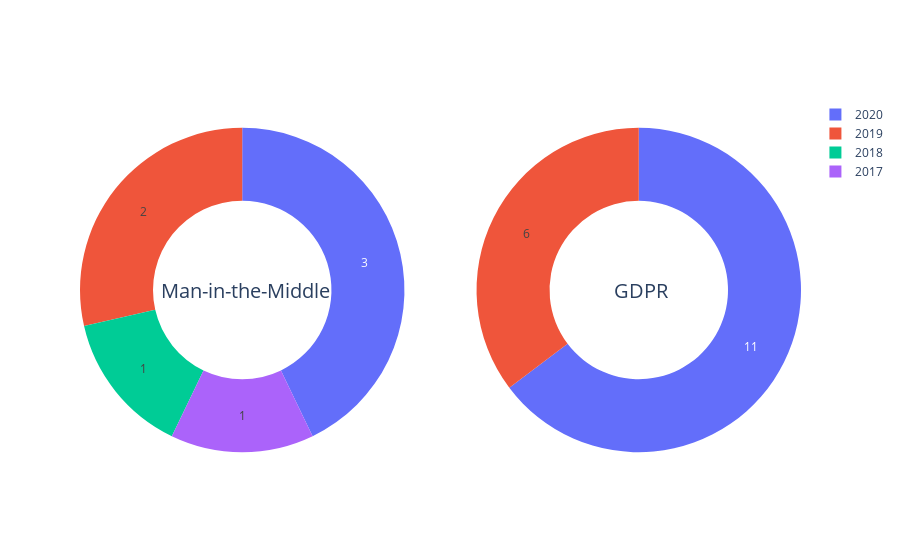

Notebook code for this chart:
### Code cell
import plotly.graph_objects as go
from plotly.subplots import make_subplots


name1 = "Man-in-the-Middle"
name2 = "GDPR"

labels = ['2020', '2019', '2018', '2017', '2016', '2015', '2014', '2013', '2012', '2011', '2010', '2009', '2008',]
values = [3,2,1,1]

val=[11,6]


fig = make_subplots(rows=1, cols=2, specs=[[{'type':'domain'}, {'type':'domain'}]])
fig.add_trace(go.Pie(labels=labels, textinfo='value', values=values, name=name1),
              1, 1)
fig.add_trace(go.Pie(labels=labels, textinfo='value', values=val, name=name2),
              1, 2)

fig.update_traces(hole=.55, hoverinfo="label+percent+name")

fig.update_layout(
    # Add annotations in the center of the donut pies.
    annotations=[dict(text=name1, x=0.11, y=0.5, font_size=20, showarrow=False),
                dict(text=name2, x=0.82, y=0.5, font_size=20, showarrow=False)])
             
fig.show()

### Figure 1 — Plotly figure (JSON) as saved in the notebook; plotly's stock layout.template omitted (floating-point values rounded to 4 significant figures)
{"data": [{"domain": {"x": [0, 0.45], "y": [0, 1]}, "hole": 0.55, "hoverinfo": "label+percent+name", "labels": ["2020", "2019", "2018", "2017", "2016", "2015", "2014", "2013", "2012", "2011", "2010", "2009", "2008"], "name": "Man-in-the-Middle", "textinfo": "value", "type": "pie", "values": [3, 2, 1, 1]}, {"domain": {"x": [0.55, 1], "y": [0, 1]}, "hole": 0.55, "hoverinfo": "label+percent+name", "labels": ["2020", "2019", "2018", "2017", "2016", "2015", "2014", "2013", "2012", "2011", "2010", "2009", "2008"], "name": "GDPR", "textinfo": "value", "type": "pie", "values": [11, 6]}], "layout": {"annotations": [{"font": {"size": 20}, "showarrow": false, "text": "Man-in-the-Middle", "x": 0.11, "y": 0.5}, {"font": {"size": 20}, "showarrow": false, "text": "GDPR", "x": 0.82, "y": 0.5}]}}
